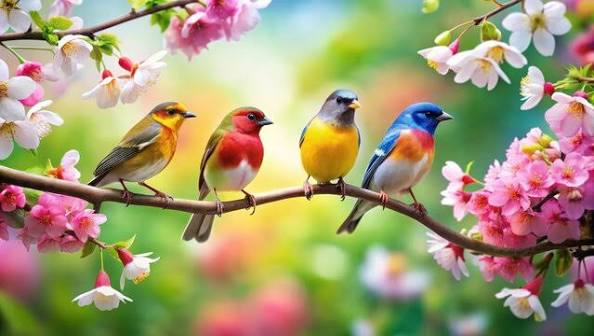
#> input picture images/image2.jpg, 594 x 336 px
$ python lesson8_image_color_channels.py
#> lines starting #> are read from the running program, lines starting #| are printed output that depends on the picture
import cv2 as cv
import numpy as np

img = cv.imread("images/image2.jpg")
#> img is the input picture: shape (336, 594, 3); mean B, G, R 115.4, 154.7, 163.2

cv.imshow("Original Image", img)

# Create a blank image with the same dimensions as the original image
blank = np.zeros(img.shape[:2], dtype="uint8")

# Split the image into its color channels
b, g, r = cv.split(img)
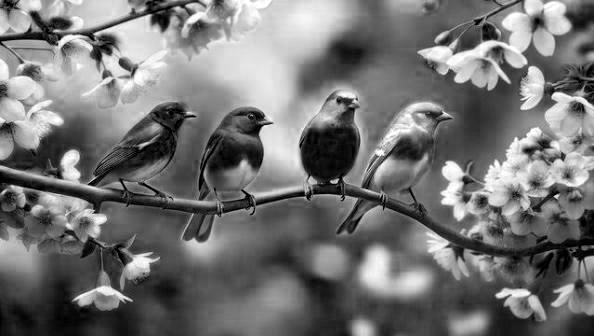
#> b: shape (336, 594); min 0, max 255, mean 115.4
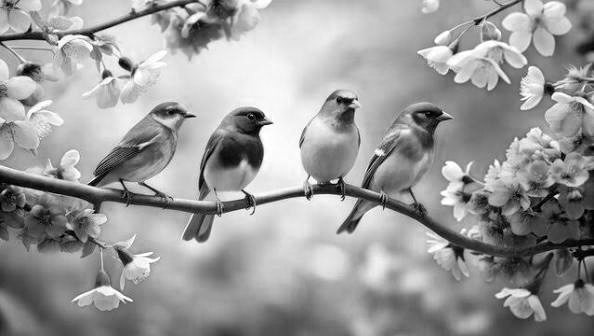
#> g: shape (336, 594); min 0, max 255, mean 154.7
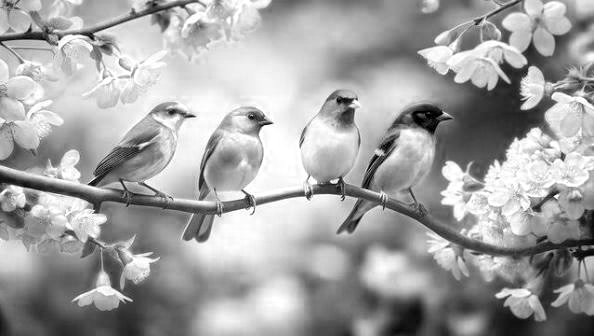
#> r: shape (336, 594); min 0, max 255, mean 163.2

cv.imshow("Blue", b)
cv.imshow("Green", g)
cv.imshow("Red", r)

# Merge the color channels back into a single image
merged = cv.merge([b, g, r])
cv.imshow("Merged Image", merged)

# Create images for each color channel
blue = cv.merge([b, blank, blank])
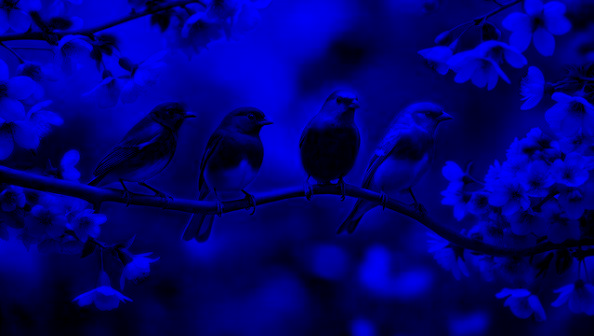
#> blue: shape (336, 594, 3); mean of channels 0, 1, 2 115.4, 0, 0; drawn as B, G, R
green = cv.merge([blank, g, blank])
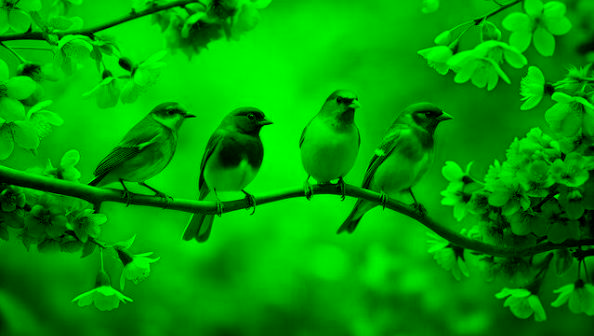
#> green: shape (336, 594, 3); mean of channels 0, 1, 2 0, 154.7, 0; drawn as B, G, R
red = cv.merge([blank, blank, r])
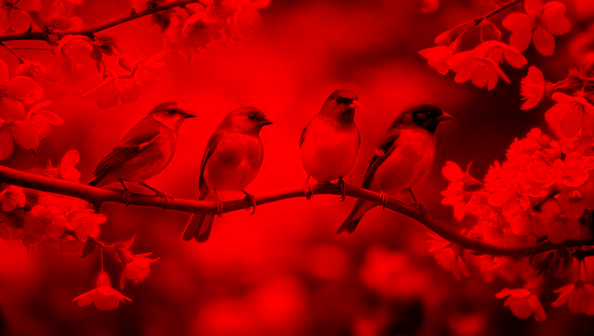
#> red: shape (336, 594, 3); mean of channels 0, 1, 2 0, 0, 163.2; drawn as B, G, R

cv.imshow("Blue Channel", blue)
cv.imshow("Green Channel", green)
cv.imshow("Red Channel", red)

print(img.shape)
#| (336, 594, 3)
print(b.shape)
#| (336, 594)
print(g.shape)
#| (336, 594)
print(r.shape)
#| (336, 594)

cv.waitKey(0)
cv.destroyAllWindows()

$ run again, with images/image1.jpg copied over images/image2.jpg
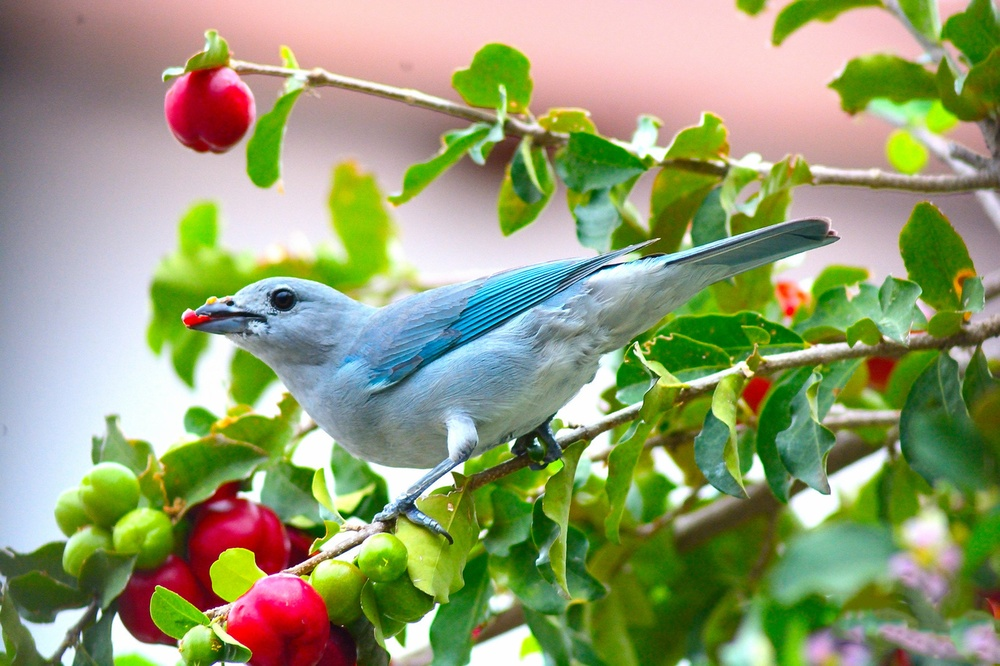
#> input picture images/image1.jpg, 1000 x 666 px, shrunk from 6000 x 3998 before the run
#> img is the input picture: shape (666, 1000, 3); mean B, G, R 113.8, 155.8, 145.9
#> `green = cv.merge([blank, g, blank])`:
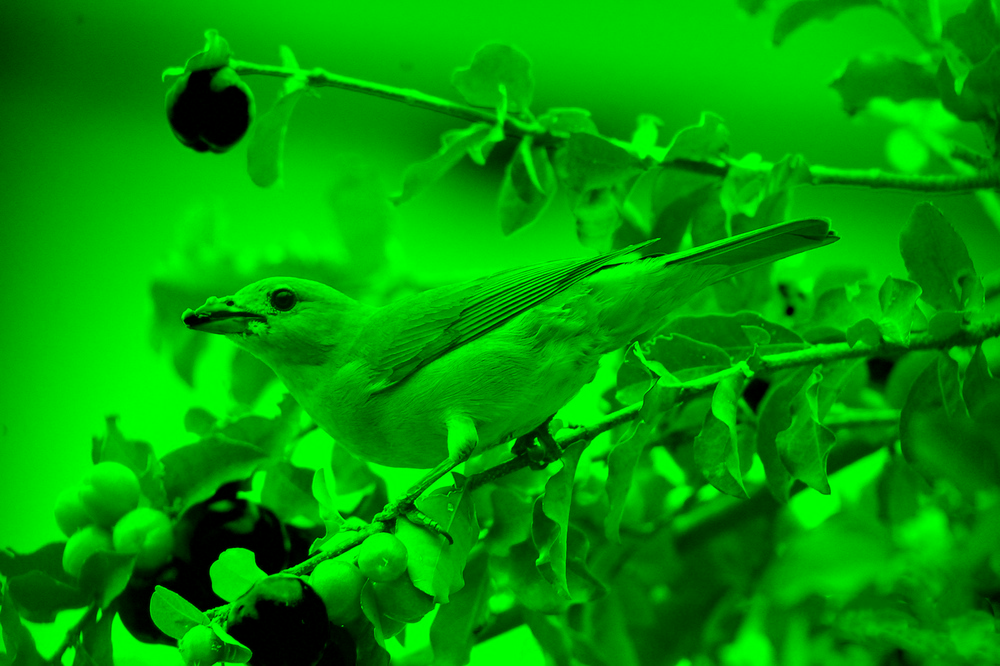
#> green: shape (666, 1000, 3); mean of channels 0, 1, 2 0, 155.8, 0; drawn as B, G, R
#> `red = cv.merge([blank, blank, r])`:
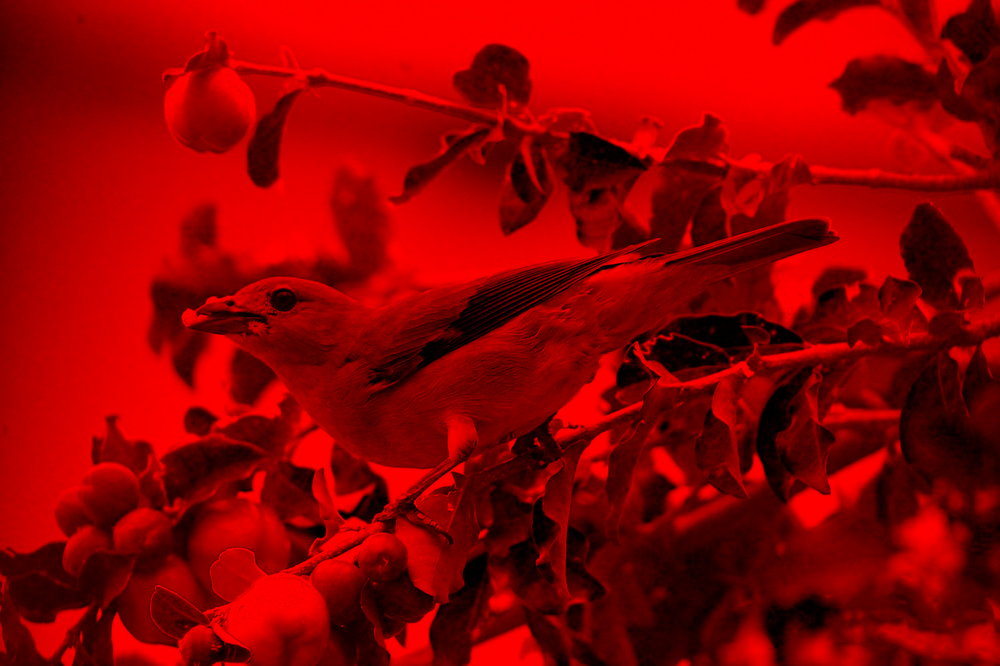
#> red: shape (666, 1000, 3); mean of channels 0, 1, 2 0, 0, 145.9; drawn as B, G, R
#| (666, 1000, 3)
#| (666, 1000)
#| (666, 1000)
#| (666, 1000)

$ run again, with images/image4.jpg copied over images/image2.jpg
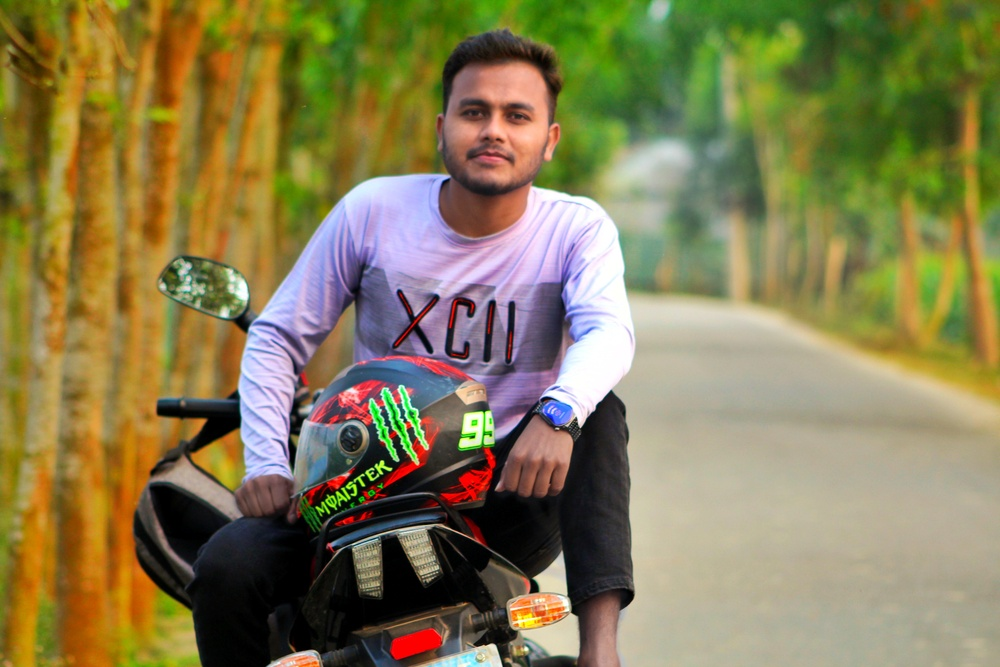
#> input picture images/image4.jpg, 1000 x 667 px, shrunk from 3456 x 2304 before the run
#> img is the input picture: shape (667, 1000, 3); mean B, G, R 82.8, 125.3, 134.5
#> `green = cv.merge([blank, g, blank])`:
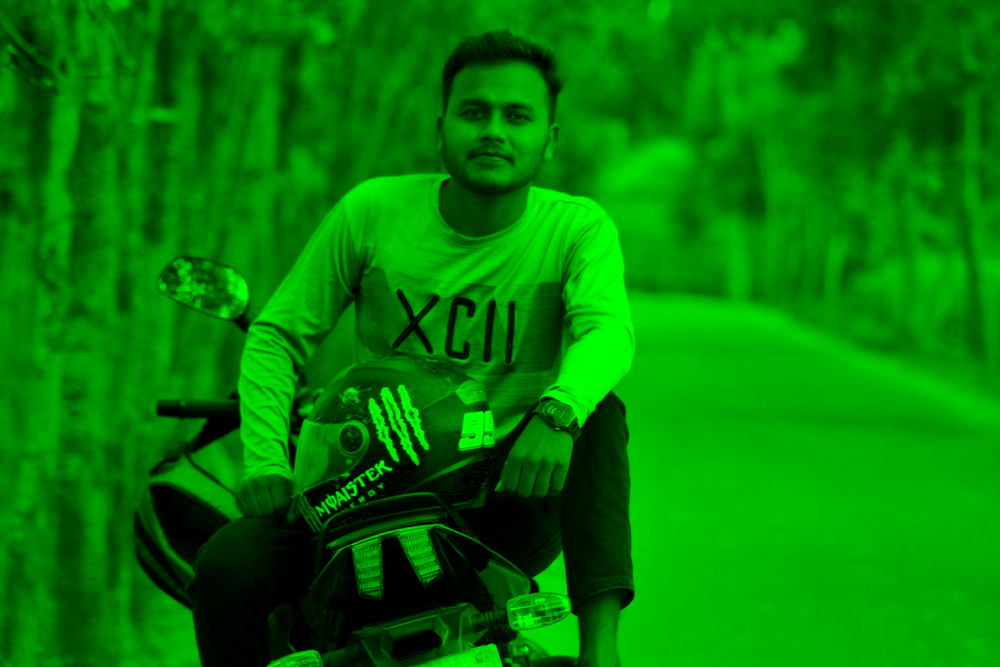
#> green: shape (667, 1000, 3); mean of channels 0, 1, 2 0, 125.3, 0; drawn as B, G, R
#> `red = cv.merge([blank, blank, r])`:
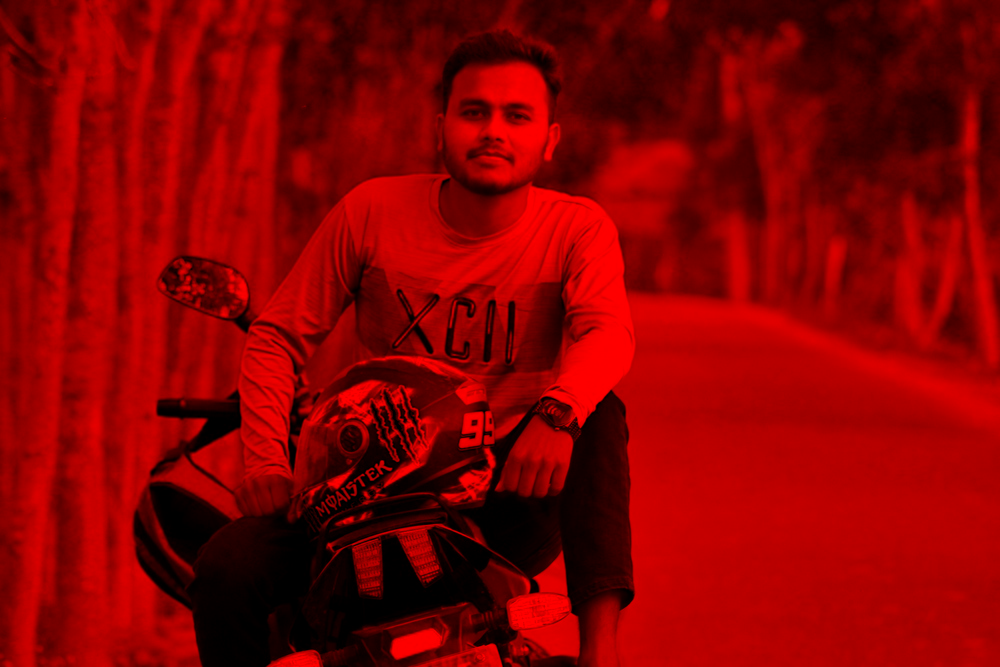
#> red: shape (667, 1000, 3); mean of channels 0, 1, 2 0, 0, 134.5; drawn as B, G, R
#| (667, 1000, 3)
#| (667, 1000)
#| (667, 1000)
#| (667, 1000)
